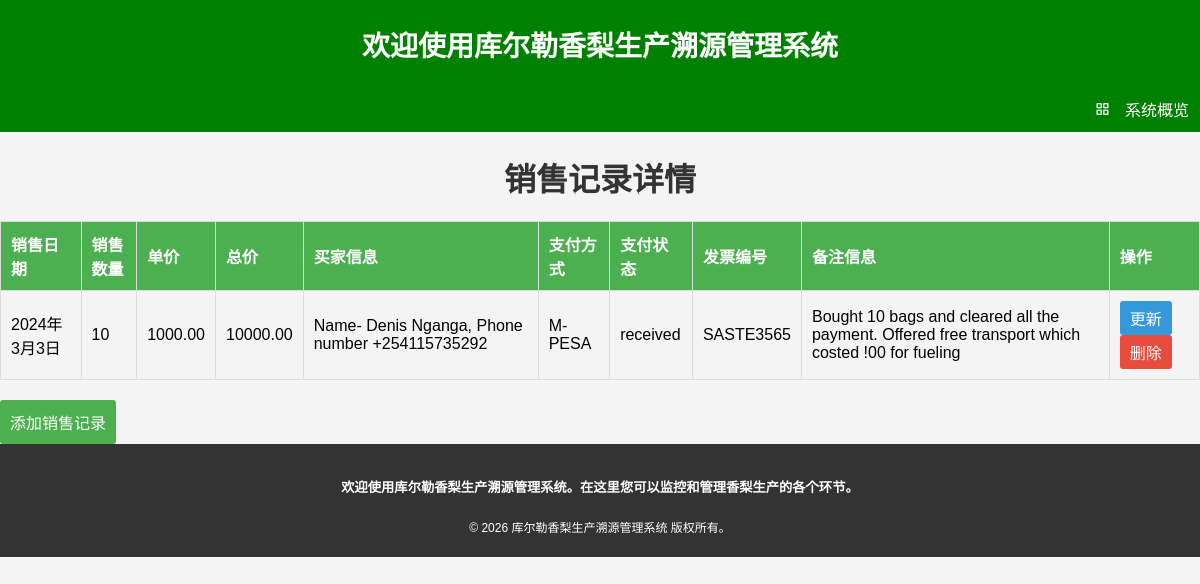
The app's page /show_cropsales/2/ with its own data.
### homepage/models.py (models this page shows, shortened)
class Crop_sales(models.Model):
    crops=models.ForeignKey(Crops,on_delete=models.CASCADE)
    Sale_date=models.DateField(help_text='m/d/y', verbose_name="销售日期")
    Quantity_sold=models.CharField(max_length=20, verbose_name="销售数量")
    Unit_price=models.DecimalField(max_digits=10,decimal_places=2,default=0, verbose_name="单价")
    Total_price=models.DecimalField(max_digits=10,decimal_places=2,default=0,editable=False, verbose_name="总价")
    Buyer_information=models.TextField(verbose_name="买家信息")
    Payment_method=models.CharField(max_length=20, verbose_name="支付方式")
    Payment_status=models.CharField(max_length=20, choices=[('pending', '待支付'), ('received', '已支付')], verbose_name="支付状态")
    Invoice_number=models.CharField(max_length=20, verbose_name="发票编号")
    Additional_notes=models.TextField(blank=True, verbose_name="备注")
    class Meta:
        verbose_name = "采摘批次管理"
        verbose_name_plural = "采摘批次管理"

### homepage/views.py (the view)
# urls.py: path('show_cropsales/<int:Cid>/', Show_crop_sales, name="show-cropsales"),
def Show_crop_sales(request,Cid):
    crops=get_object_or_404(Crops,Cid=Cid)
    sales=Crop_sales.objects.filter(crops=crops)
    return render(request,"homepage/showcropsales.html",{'crops':crops,'sales':sales})

### homepage/templates/homepage/showcropsales.html (shortened to what this page needs)
{%extends 'homepage/base.html' %} {% block content %}
<head>
</head>
<body>
  <h1>销售记录详情</h1>
  <table>
    <thead>
      <tr>
        <th>销售日期</th>
        <th>销售数量</th>
        <th>单价</th>
        <th>总价</th>
        <th>买家信息</th>
        <th>支付方式</th>
        <th>支付状态</th>
        <th>发票编号</th>
        <th>备注信息</th>
        <th>操作</th>
      </tr>
    </thead>
    <tbody>
      {% for sale in sales %}
      <tr>
        <td>{{ sale.Sale_date }}</td>
        <td>{{ sale.Quantity_sold }}</td>
        <td>{{ sale.Unit_price}}</td>
        <td>{{ sale.Total_price }}</td>
        <td>{{ sale.Buyer_information }}</td>
        <td>{{ sale.Payment_method }}</td>
        <td>{{ sale.Payment_status }}</td>
        <td>{{ sale.Invoice_number }}</td>
        <td>{{ sale.Additional_notes }}</td>
        <td>
          <a href="{%url 'homepage:update-cropsales' Cid=crops.Cid Sale_date=sale.Sale_date|date:'Y-m-d' %}"class="update-link">更新</a>
          <a href="{%url 'homepage:delete-cropsales' Cid=crops.Cid Sale_date=sale.Sale_date|date:'Y-m-d' %}"class="delete-link">删除</a >
        </td>
      </tr>
      {% endfor %}
    </tbody>
  </table>
  <a
    href="{% url 'homepage:add-cropsales' Cid=crops.Cid %}"
    class="add-button">添加销售记录</a>
</body>
{%endblock%}

### homepage/templates/homepage/showcropsales.html (style rules this page uses)
body { font-family: Arial, sans-serif; background-color: #f4f4f4; margin: 0; padding: 0; }
h1 { color: #333; text-align: center; }
table { width: 100%; border-collapse: collapse; margin-top: 20px; }
th, td { border: 1px solid #ddd; padding: 10px; text-align: left; }
th { background-color: #4caf50; color: white; }
.update-link, .delete-link { display: inline-block; padding: 5px 10px; text-decoration: none; color: #fff; border-radius: 3px; margin-right: 5px; }
.update-link { background-color: #3498db; }
.delete-link { background-color: #e74c3c; }
.add-button { display: inline-block; padding: 10px; background-color: #4caf50; color: white; text-decoration: none; border-radius: 3px; margin-top: 20px; }

### records on screen
Crop_sales: Sale_date "2024年3月3日", Quantity_sold "10", Unit_price "1000.00", Total_price "10000.00", Buyer_information "Name- Denis Nganga, Phone number +254115735292", Payment_method "M-PESA", Payment_status "received", Invoice_number "SASTE3565", Additional_notes "Bought 10 bags and cleared all the payment. Offered free transport which costed !00 for fueling"
